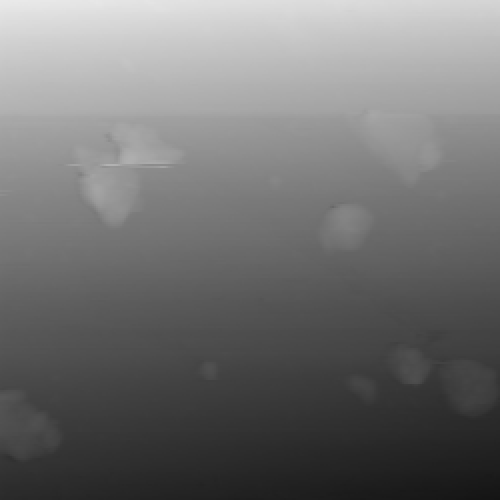
#> input picture Entendendo os mecanismos/grafite.png, 500 x 500 px
$ jupyter execute 'Entendendo os mecanismo.ipynb'
#> lines starting #> are read from the running program, lines starting #| are printed output that depends on the picture
<h1 align = 'center'> <b>Compreendo os Mecanismos de Processamento
de Imagem no Gwyddion por Operações de Matrizes Em Python <b></h1>

<h5>Desenvolvedores: José David A. Sales, Diogo P. Carvalho, Natália A. de Souza e Kayllany S. Oliveira</h5>

Inicialmente, as bibliotecas PIL, numpy e matplotlib são importadas para, respectivamente, permitir que a imagem em png seja carregada, converter a imagem para matriz e realizar operações com arrays e plotar as matrizes como imagens.

[cell 1]
from PIL import Image
import numpy as np
import matplotlib.pyplot as plt

A célula abaixo realiza o carregamento da imagem a ser trabalhada. Você pode adicionar nessa mesma pasta uma outra imagem de AFM ou STM, caso queira, para poder acompanhar os processos de tratamento

[cell 2]
imagem = Image.open('grafite.png') #A imagem é aberta com o módulo Image importada da biblioteca PIL(pode-se mudar 'grafite.png' para 'CD.png', ou para qualquer outra imagem que prefeir)
#> imagem is the input picture: PIL image 500x500 RGBA; mean R, G, B, A 113.5, 113.5, 113.5, 255
imagem = imagem.convert('L')  #Converte a imagem de matriz de vetores rgb para uma escala de cinza
#> imagem: PIL image 500x500 L
imagem = np.array(imagem)    #Imagem como sendo um array numpy

É possível visualizar a matriz que compõe a imagem usando o comando print para exibir o array, e verificar o número de linhas e colunas por meio da função shape.

[cell 3]
print(imagem)
#> (printed output is left out)
print(f'\n A matriz que compõe a imagem possui {imagem.shape[0]} linhas e {imagem.shape[1]} colunas')
#|  A matriz que compõe a imagem possui 500 linhas e 500 colunas

Atráves da função imshow da biblioteca matplotlib é possível plotar a matriz como uma imagem. Como esta não possui vetores RGB ainda, é preciso usar o argumento cmap na função para adicionar algum gradiente na representação. Nesse caso, o gradiente usado foi uma escala de cinza.

[cell 4]
plt.imshow(imagem, cmap='gray')

A primeira ferramenta do <i>Gwyddion</i>  a ser explorada é o Plane Level, que permite a planagem da imagem. A função abaixa replica o funcionamento desta. O processo de planagem consiste subtrair a matriz orignal por uma matriz plano de fundo. Essa matriz plano de fundo é composto por uma função z(i,j).<br>

$$
\text{Plano de fundo} =
\begin{bmatrix}
    z(0,0) & \cdots & z(0,j) \\
    \vdots & \ddots & \vdots \\
    z(i,0) & z(i,1) & z(i,j)
\end{bmatrix}
$$
 $$ z(i,j) = i \cdot a + j \cdot b + c $$
<p align = 'justify'>Os argumento i e j que a função z recebe são a coordenadas de linha e coluna da matriz. Os coeficientes a, b
e c são encontrados atráves de uma regressão linear por meio da função lstsq(Least Squares), a qual calcula esses coeficientes por meio do método dos mínimos quadrados. Dessa maneira, a função z é feita como uma tentativa de tentar definir a imagem como uma função matemática. Essa tentativa é falha, pois a imagem possui várias irregularidades em seu meio, porém a função é capaz de gerar uma função que replica o gradiente da imagem. O gradiente replicado que forma a matriz plano de fundo, que quando subtraido da matriz original, permite que cheguemos na imagem retificada. <p>

[cell 5]
def desentortar(imagem_qualquer):
    '''
    A função desentortar recebe uma matriz qualquer como argumento. A partir de uma regressão linear,
    usando o método dos mínimos quadrados, o código encontra os coeficientes da função z(i,j) que
    melhor descreve a imagem. Usando essa função, pode-se chegar em uma matriz plano de fundo, a qual
    ao ser substrada da imagem qualquer, permite a nivelação da imagem.

    '''

    x, y = np.meshgrid(np.arange(imagem_qualquer.shape[1]), np.arange(imagem_qualquer.shape[0]))
    A = np.vstack((y.ravel(),x.ravel(), np.ones(x.size))).T
    B = imagem_qualquer.ravel()
    fit = np.linalg.lstsq(A, B, rcond=None)[0]
#> fit = [-0.372, -0.0442, 217.5]
    plano_de_fundo = fit[0] * y + fit[1] * x + fit[2]

    imagem_nivelada = imagem_qualquer - plano_de_fundo
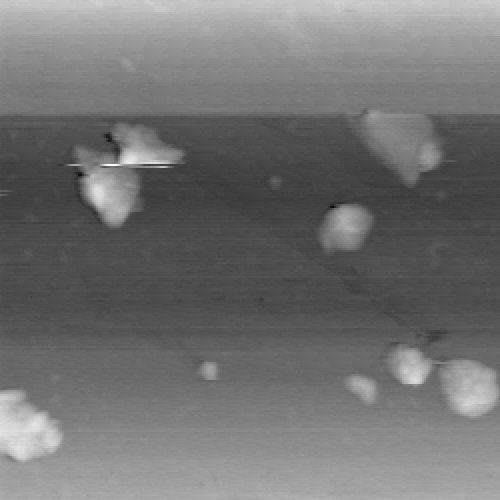
#> imagem_nivelada: shape (500, 500) float64; min -22.06, max 26.99, mean 0; drawn with min black and max white

    return imagem_nivelada, plano_de_fundo

Na célula abaixo, o uso do imshow é feito em subplots para exibir o a imagem original, o plano de fundo e a imagem retificadas em um único output.

[cell 6]
desentortada, fundo = desentortar(imagem)

fig, axs = plt.subplots(1, 3, figsize=(8, 4))

axs[0].imshow(imagem, cmap= 'gray')
axs[0].set_title('Imagem original')

axs[1].imshow(fundo, cmap= 'gray')
axs[1].set_title('Plano de fundo')


axs[2].imshow(desentortada, cmap= 'gray')
axs[2].set_title('Imagem retificada')


plt.show()
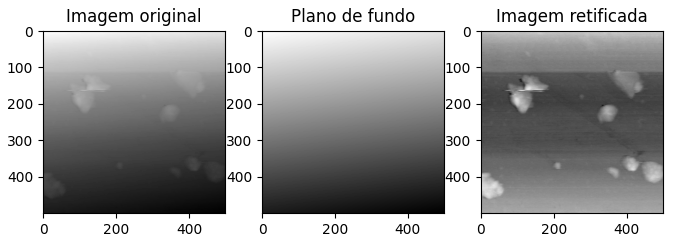
#> figure drawn by matplotlib, 3 panels

A função criada na célula abaixa realiza o filtro por mediana em uma matriz qualquer submetida na função. O filtro de mediana função por meio da subtração da matriz original por sua matriz de mediana horizontais, a qual pode ser intitulada como plano de mediana.
<br>
$$
\text{Plano de medianas} =
\begin{bmatrix}
    Med(matriz(0))_{0,0} & \cdots & Med(matriz(0))_{0,j} \\
    \vdots & \ddots & \vdots \\
    Med(matriz(i))_{i,0} & Med(matriz(i))_{i,1} & Med(matriz(i))_{i,j}
\end{bmatrix}
$$

<p align = 'justify'>A função filtro_mediana funciona através da criação de uma matriz repleta de zeros. Dois loops for são feitos para preencher essa matriz com as medianas. Para cada linha, o cálculo da mediana da linha é feito e para cada coluna nas linhas, o item na mesma linha de onde a mediana foi cálcula é igual a mediana.<p>

[cell 7]
def filtro_mediana(imagem_qualquer):

    '''
    A função filtro_mediana recebe uma matriz qualquer como argumento. A partir do cálculo da mediana
    de cada linha, uma nova matriz com as mediana das linhas é criada e subtraída da matriz_qualquer.
    Ao fim, a função retornar tanta a imagem filtrada, quanto o plano de medianas.

    '''


    n_linhas, n_colunas = imagem_qualquer.shape
#> n_linhas = 500; n_colunas = 500
    plano_de_medianas = np.zeros((n_linhas,n_colunas))
    for i in range(n_linhas):
        mediana = np.median(imagem_qualquer[i])
        for j in range(n_colunas):
            plano_de_medianas[i][j] = mediana
#> this loop made 500 passes
#> mediana on passes 1 to 3: 16.14, 16.51, 15.93
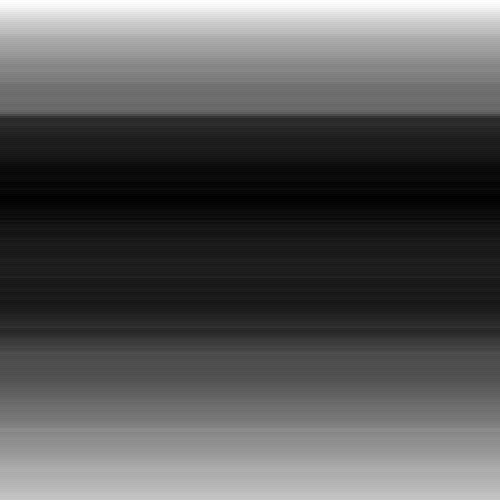
#> plano_de_medianas: shape (500, 500) float64; min -9.92, max 16.51, mean -0.828; drawn with min black and max white

    imagem_filtrada = imagem_qualquer - plano_de_medianas
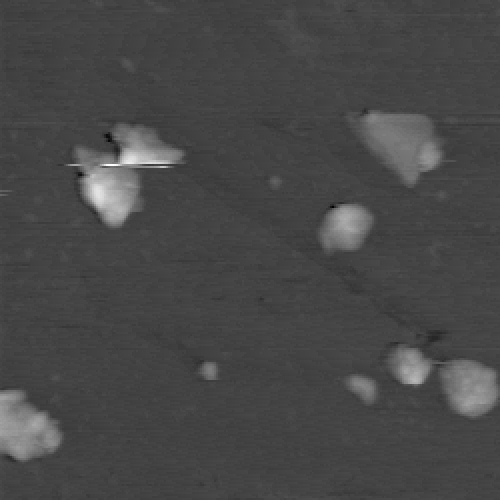
#> imagem_filtrada: shape (500, 500) float64; min -12.78, max 35.27, mean 0.8; drawn with min black and max white

    return imagem_filtrada,plano_de_medianas

Na célula abaixo, o uso do imshow é feito em subplots para exibir o a imagem já retificada, o plano de medianas e a imagem filtrada em um único output.

[cell 8]
filtrada, fundomediana = filtro_mediana(desentortada)
fig, axs = plt.subplots(1, 3, figsize=(8, 4))

# Exibe a primeira imagem na primeira subtrama.
axs[0].imshow(desentortada, cmap= 'gray')
axs[0].set_title('Imagem retificada')

# Exibe a segunda imagem na segunda subtrama.
axs[1].imshow(fundomediana, cmap= 'gray')
axs[1].set_title('Plano de medianas')

axs[2].imshow(filtrada, cmap= 'gray')
axs[2].set_title('Imagem filtrada')

plt.show()

<p align = 'justify'>Antes de aplicar a cor na imagem, é necessário normalizar os valores, pois as operações realizadas anteriormente não mantém os valores em um intervalo de 0 até 255. O processo de normalização consiste em substrair cada elemento da matrix pelo antigo valor mínimo presente nesta, multiplicar o obtido pela substração do novo valor máximo pela novo valor mínimo(variação), dividir isso pela substração do máximo antigo pelo mínimo antigo e, ao fim, somar isso com o novo valor mínimo. </p>

[cell 9]
def normalizar(matriz_qualquer):
    max_antigo = matriz_qualquer.max()
#> max_antigo = 35.27
    min_antigo = matriz_qualquer.min()
#> min_antigo = -12.78
    max_novo = 255
    min_novo = 0

    matriz_normalizada = (matriz_qualquer - min_antigo) * (max_novo - min_novo) / (max_antigo - min_antigo) + min_novo
    return matriz_normalizada

Na célula abaixo, a imagem filtrada_normal é definida como a imagem filtrada submetida à função de normalização

[cell 10]
filtrada_normal = normalizar(filtrada)

<p align = 'justify'>Ao fim, a função colorindo é feita para aplicar a cor na imagem. De forma resumida, essa função recebe dois argumentos: uma matriz imagem_cinza e uma matriz_cor. Inicialmente, um condicional é feito para que caso a matriz cor tenha um número de componentes diferente de três, uma imagem de erro seja exibida. Em seguida, as número de linhas e colunas são definidas como o retornado da função shape aplicada na matrziz cinza. Uma matriz colorida inicial é feita como sendo um matriz varia com o mesmo formato da matriz cinza, mas com uma profundidade de 3, ou seja, sendo esta uma matriz de mesmo tamanho mas com um vetor de 3 itens no lugar de cada item da original. Usando o número de linhas e colunas, um loop for é feito para que cada item da matriz colorida seja igual ao produto de cada item da matriz cinza pelo vetor RGB. Ou seja, para aplicação de cor, o processo abaixo acontece:</p>

$$
\text{Matriz colorida}=
\begin{bmatrix}
    a_{11}\cdot \vec{V}_{RGB} & \cdots & a_{1n}\cdot \vec{V}_{RGB}  \\
    \vdots & \ddots & a_{2n}\cdot \vec{V}_{RGB}  \\
    a_{m1}\cdot \vec{V}_{RGB}  & a_{m2}\cdot \vec{V}_{RGB}  & a_{mn}\cdot \vec{V}_{RGB}
\end{bmatrix}
$$

[cell 11]
def colorindo(imagem_cinza, matriz_cor):

    '''
    A função colorindo recebe dois argumentos: a imagenm_cinza e a matriz_cor. Nessa função, cria-se uma
    matriz de mesmo formato da matriz cinza, mas com um vetor de três itens, o qual permite que cada
    item da matriz cópia possa ser definido como igual ao produto de cada item da matriz em cinza com
    o vetor RGB recebido(matriz cor).

    '''

    if matriz_cor.shape[0] != 3:
        return('Falha')

    cor_normalizada = matriz_cor/matriz_cor.max()


    linhas, colunas = imagem_cinza.shape
#> linhas = 500; colunas = 500
    matriz_colorida = np.empty((linhas, colunas, 3), dtype=int)

    for i in range(linhas):
        for j in range(colunas):
            matriz_colorida[i, j] = imagem_cinza[i, j] * cor_normalizada
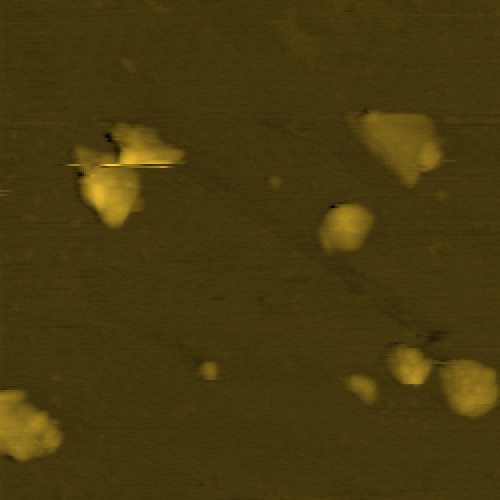
#> matriz_colorida: shape (500, 500, 3) int64; mean of channels 0, 1, 2 71.7, 57.3, 13.9; drawn as R, G, B


    return matriz_colorida

<p align = 'justify'>A última célula faz a exibição da imagem filtrada sem cor e dessa mesma após ter a cor adicionada. É interessante ressaltar que a função imshow não recebeu o argumento cmap para exibir a imagem colorido, pois, ao receber uma matriz de matrize RBG, a cor do pixel é interpretada sem que seja necessário adiconar um gradiente de cor.</p>

[cell 12]
final = filtrada_normal
cor = np.array([150,120,30])
colorida = colorindo(final, cor)

fig, axs = plt.subplots(1, 2, figsize=(8, 4))

# Exibe a primeira imagem na primeira subtrama.
axs[0].imshow(final, cmap= 'gray')
axs[0].set_title('Imagem filtrada')

# Exibe a segunda imagem na segunda subtrama.
axs[1].imshow(colorida)
axs[1].set_title('Imagem colorida')

plt.show()
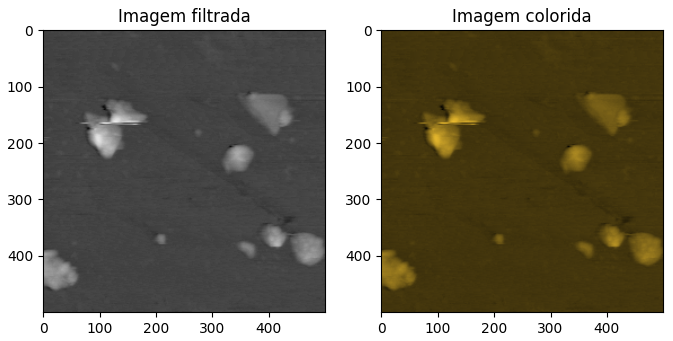
#> figure drawn by matplotlib, 2 panels
